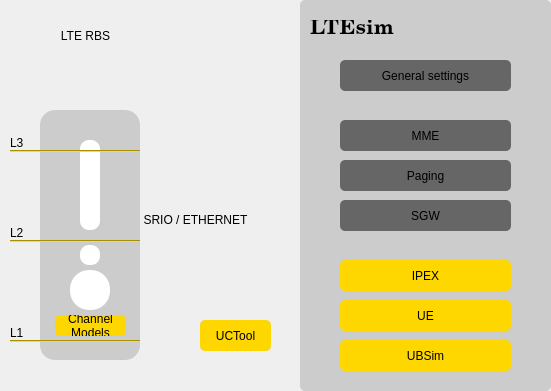
   <widget class="QWidget" name="rbsWidget" native="true">
    <property name="geometry">
     <rect>
      <x>10</x>
      <y>0</y>
      <width>551</width>
      <height>391</height>
     </rect>
    </property>
    <property name="minimumSize">
     <size>
      <width>551</width>
      <height>391</height>
     </size>
    </property>
    <property name="maximumSize">
     <size>
      <width>800</width>
      <height>600</height>
     </size>
    </property>
    <widget class="QLabel" name="rbsLabel">
     <property name="geometry">
      <rect>
       <x>40</x>
       <y>20</y>
       <width>91</width>
       <height>31</height>
      </rect>
     </property>
     <property name="text">
      <string>LTE RBS</string>
     </property>
     <property name="alignment">
      <set>Qt::AlignCenter</set>
     </property>
    </widget>
    <widget class="QLabel" name="srioLabel">
     <property name="geometry">
      <rect>
       <x>140</x>
       <y>210</y>
       <width>111</width>
       <height>20</height>
      </rect>
     </property>
     <property name="text">
      <string>SRIO / ETHERNET</string>
     </property>
     <property name="alignment">
      <set>Qt::AlignCenter</set>
     </property>
    </widget>
    <widget class="QPushButton" name="ucToolButton">
     <property name="geometry">
      <rect>
       <x>200</x>
       <y>320</y>
       <width>71</width>
       <height>31</height>
      </rect>
     </property>
     <property name="autoFillBackground">
      <bool>false</bool>
     </property>
     <property name="styleSheet">
      <string notr="true">color: #000;
border-radius:5px;
border-color: #eee;
background-color:#ffd700;</string>
     </property>
     <property name="text">
      <string>UCTool</string>
     </property>
     <property name="default">
      <bool>true</bool>
     </property>
    </widget>
    <widget class="QLabel" name="label">
     <property name="geometry">
      <rect>
       <x>40</x>
       <y>110</y>
       <width>100</width>
       <height>250</height>
      </rect>
     </property>
     <property name="layoutDirection">
      <enum>Qt::LeftToRight</enum>
     </property>
     <property name="autoFillBackground">
      <bool>false</bool>
     </property>
     <property name="styleSheet">
      <string notr="true">color: #000;
border-radius:15px;
border-color: #eee;
background-color:#cccccc;</string>
     </property>
     <property name="text">
      <string/>
     </property>
     <property name="textFormat">
      <enum>Qt::PlainText</enum>
     </property>
     <property name="scaledContents">
      <bool>false</bool>
     </property>
    </widget>
    <widget class="QLabel" name="label_2">
     <property name="geometry">
      <rect>
       <x>70</x>
       <y>270</y>
       <width>40</width>
       <height>40</height>
      </rect>
     </property>
     <property name="autoFillBackground">
      <bool>false</bool>
     </property>
     <property name="styleSheet">
      <string notr="true">border-radius:19px;
border-color: #eee;
background-color:rgb(255, 255, 255);</string>
     </property>
     <property name="text">
      <string/>
     </property>
    </widget>
    <widget class="QLabel" name="label_3">
     <property name="geometry">
      <rect>
       <x>80</x>
       <y>245</y>
       <width>20</width>
       <height>20</height>
      </rect>
     </property>
     <property name="autoFillBackground">
      <bool>false</bool>
     </property>
     <property name="styleSheet">
      <string notr="true">border-radius:9px;
border-color: #eee;
background-color:rgb(255, 255, 255);</string>
     </property>
     <property name="text">
      <string/>
     </property>
    </widget>
    <widget class="QLabel" name="label_4">
     <property name="geometry">
      <rect>
       <x>80</x>
       <y>140</y>
       <width>20</width>
       <height>90</height>
      </rect>
     </property>
     <property name="autoFillBackground">
      <bool>false</bool>
     </property>
     <property name="styleSheet">
      <string notr="true">border-radius:9px;
border-color: #eee;
background-color:rgb(255, 255, 255);</string>
     </property>
     <property name="text">
      <string/>
     </property>
    </widget>
    <widget class="Line" name="line">
     <property name="geometry">
      <rect>
       <x>10</x>
       <y>240</y>
       <width>130</width>
       <height>2</height>
      </rect>
     </property>
     <property name="autoFillBackground">
      <bool>false</bool>
     </property>
     <property name="styleSheet">
      <string notr="true">background-color:#ffd700</string>
     </property>
     <property name="orientation">
      <enum>Qt::Horizontal</enum>
     </property>
    </widget>
    <widget class="Line" name="line_2">
     <property name="geometry">
      <rect>
       <x>10</x>
       <y>150</y>
       <width>130</width>
       <height>2</height>
      </rect>
     </property>
     <property name="autoFillBackground">
      <bool>false</bool>
     </property>
     <property name="styleSheet">
      <string notr="true">background-color:#ffd700</string>
     </property>
     <property name="orientation">
      <enum>Qt::Horizontal</enum>
     </property>
    </widget>
    <widget class="Line" name="line_5">
     <property name="geometry">
      <rect>
       <x>10</x>
       <y>340</y>
       <width>130</width>
       <height>2</height>
      </rect>
     </property>
     <property name="autoFillBackground">
      <bool>false</bool>
     </property>
     <property name="styleSheet">
      <string notr="true">background-color:#ffd700</string>
     </property>
     <property name="orientation">
      <enum>Qt::Horizontal</enum>
     </property>
    </widget>
    <widget class="QLabel" name="label_9">
     <property name="geometry">
      <rect>
       <x>10</x>
       <y>135</y>
       <width>20</width>
       <height>15</height>
      </rect>
     </property>
     <property name="text">
      <string>L3</string>
     </property>
    </widget>
    <widget class="QLabel" name="label_10">
     <property name="geometry">
      <rect>
       <x>10</x>
       <y>225</y>
       <width>21</width>
       <height>16</height>
      </rect>
     </property>
     <property name="text">
      <string>L2</string>
     </property>
    </widget>
    <widget class="QLabel" name="label_11">
     <property name="geometry">
      <rect>
       <x>10</x>
       <y>325</y>
       <width>21</width>
       <height>16</height>
      </rect>
     </property>
     <property name="text">
      <string>L1</string>
     </property>
    </widget>
    <widget class="QLabel" name="label_12">
     <property name="geometry">
      <rect>
       <x>80</x>
       <y>70</y>
       <width>211</width>
       <height>371</height>
      </rect>
     </property>
     <property name="styleSheet">
      <string notr="true">:rotate(180, Qt::XAxis);</string>
     </property>
     <property name="text">
      <string/>
     </property>
     <property name="textFormat">
      <enum>Qt::PlainText</enum>
     </property>
     <property name="pixmap">
      <pixmap resource="../../Resource.qrc">:/Images/MapItems/curved line.svg</pixmap>
     </property>
     <property name="scaledContents">
      <bool>true</bool>
     </property>
     <property name="alignment">
      <set>Qt::AlignBottom|Qt::AlignRight|Qt::AlignTrailing</set>
     </property>
     <property name="wordWrap">
      <bool>false</bool>
     </property>
    </widget>
    <widget class="QLabel" name="label_13">
     <property name="geometry">
      <rect>
       <x>260</x>
       <y>250</y>
       <width>51</width>
       <height>91</height>
      </rect>
     </property>
     <property name="text">
      <string/>
     </property>
     <property name="pixmap">
      <pixmap resource="../../Resource.qrc">:/Images/MapItems/curved line 2.png</pixmap>
     </property>
     <property name="scaledContents">
      <bool>true</bool>
     </property>
    </widget>
    <widget class="QPushButton" name="channelModelsButton">
     <property name="geometry">
      <rect>
       <x>55</x>
       <y>315</y>
       <width>71</width>
       <height>21</height>
      </rect>
     </property>
     <property name="styleSheet">
      <string notr="true">color: #000;
border-radius:5px;
border-color: #eee;
background-color:#ffd700;</string>
     </property>
     <property name="text">
      <string>Channel 
Models</string>
     </property>
     <property name="default">
      <bool>true</bool>
     </property>
    </widget>
    <widget class="QFrame" name="frame">
     <property name="geometry">
      <rect>
       <x>300</x>
       <y>0</y>
       <width>251</width>
       <height>391</height>
      </rect>
     </property>
     <property name="styleSheet">
      <string notr="true">color: #000;
border-radius:5px;
border-color: #eee;
background-color:#cccccc;</string>
     </property>
     <property name="frameShape">
      <enum>QFrame::WinPanel</enum>
     </property>
     <property name="frameShadow">
      <enum>QFrame::Sunken</enum>
     </property>
     <property name="lineWidth">
      <number>14</number>
     </property>
     <property name="midLineWidth">
      <number>0</number>
     </property>
     <widget class="QLabel" name="lblLTEsim">
      <property name="geometry">
       <rect>
        <x>10</x>
        <y>20</y>
        <width>91</width>
        <height>17</height>
       </rect>
      </property>
      <property name="font">
       <font>
        <family>Century Schoolbook L</family>
        <pointsize>16</pointsize>
        <weight>75</weight>
        <bold>true</bold>
       </font>
      </property>
      <property name="text">
       <string>LTEsim</string>
      </property>
     </widget>
     <widget class="QPushButton" name="ipexButton">
      <property name="geometry">
       <rect>
        <x>40</x>
        <y>260</y>
        <width>171</width>
        <height>31</height>
       </rect>
      </property>
      <property name="autoFillBackground">
       <bool>false</bool>
      </property>
      <property name="styleSheet">
       <string notr="true">color: #000;
border-radius:5px;
border-color: #eee;
background-color:#ffd700;</string>
      </property>
      <property name="text">
       <string>IPEX</string>
      </property>
      <property name="default">
       <bool>true</bool>
      </property>
      <property name="flat">
       <bool>true</bool>
      </property>
     </widget>
     <widget class="QPushButton" name="ubSimButton">
      <property name="geometry">
       <rect>
        <x>40</x>
        <y>340</y>
        <width>171</width>
        <height>31</height>
       </rect>
      </property>
      <property name="autoFillBackground">
       <bool>false</bool>
      </property>
      <property name="styleSheet">
       <string notr="true">color: #000;
border-radius:5px;
border-color: #eee;
background-color:#ffd700;</string>
      </property>
      <property name="text">
       <string>UBSim</string>
      </property>
      <property name="default">
       <bool>true</bool>
      </property>
      <property name="flat">
       <bool>true</bool>
      </property>
     </widget>
     <widget class="QPushButton" name="mmeButton">
      <property name="geometry">
       <rect>
        <x>40</x>
        <y>120</y>
        <width>171</width>
        <height>31</height>
       </rect>
      </property>
      <property name="styleSheet">
       <string notr="true">color: #000;
border-radius:5px;
border-color: #eee;
background-color:#666666;</string>
      </property>
      <property name="text">
       <string>MME</string>
      </property>
      <property name="default">
       <bool>true</bool>
      </property>
      <property name="flat">
       <bool>false</bool>
      </property>
     </widget>
     <widget class="QPushButton" name="sgwButton">
      <property name="geometry">
       <rect>
        <x>40</x>
        <y>200</y>
        <width>171</width>
        <height>31</height>
       </rect>
      </property>
      <property name="styleSheet">
       <string notr="true">color: #000;
border-radius:5px;
border-color: #eee;
background-color:#666666;</string>
      </property>
      <property name="text">
       <string>SGW</string>
      </property>
      <property name="default">
       <bool>true</bool>
      </property>
     </widget>
     <widget class="QPushButton" name="pagingButton">
      <property name="geometry">
       <rect>
        <x>40</x>
        <y>160</y>
        <width>171</width>
        <height>31</height>
       </rect>
      </property>
      <property name="styleSheet">
       <string notr="true">color: #000;
border-radius:5px;
border-color: #eee;
background-color:#666666;</string>
      </property>
      <property name="text">
       <string>Paging</string>
      </property>
      <property name="default">
       <bool>true</bool>
      </property>
      <property name="flat">
       <bool>false</bool>
      </property>
     </widget>
     <widget class="QPushButton" name="ueButton">
      <property name="geometry">
       <rect>
        <x>40</x>
        <y>300</y>
        <width>171</width>
        <height>31</height>
       </rect>
      </property>
      <property name="autoFillBackground">
       <bool>false</bool>
      </property>
      <property name="styleSheet">
       <string notr="true">color: #000;
border-radius:5px;
border-color: #eee;
background-color:#ffd700;</string>
      </property>
      <property name="text">
       <string>UE</string>
      </property>
      <property name="default">
       <bool>true</bool>
      </property>
      <property name="flat">
       <bool>true</bool>
      </property>
     </widget>
     <widget class="QPushButton" name="generalSettingsButton">
      <property name="geometry">
       <rect>
        <x>40</x>
        <y>60</y>
        <width>171</width>
        <height>31</height>
       </rect>
      </property>
      <property name="styleSheet">
       <string notr="true">color: #000;
border-radius:5px;
border-color: #eee;
background-color:#666666;</string>
      </property>
      <property name="text">
       <string>General settings</string>
      </property>
      <property name="default">
       <bool>true</bool>
      </property>
      <property name="flat">
       <bool>false</bool>
      </property>
     </widget>
    </widget>
    <zorder>label_12</zorder>
    <zorder>rbsLabel</zorder>
    <zorder>srioLabel</zorder>
    <zorder>ucToolButton</zorder>
    <zorder>label</zorder>
    <zorder>label_2</zorder>
    <zorder>label_3</zorder>
    <zorder>label_4</zorder>
    <zorder>line</zorder>
    <zorder>line_2</zorder>
    <zorder>line_5</zorder>
    <zorder>label_9</zorder>
    <zorder>label_10</zorder>
    <zorder>label_11</zorder>
    <zorder>label_13</zorder>
    <zorder>channelModelsButton</zorder>
    <zorder>frame</zorder>
   </widget>
